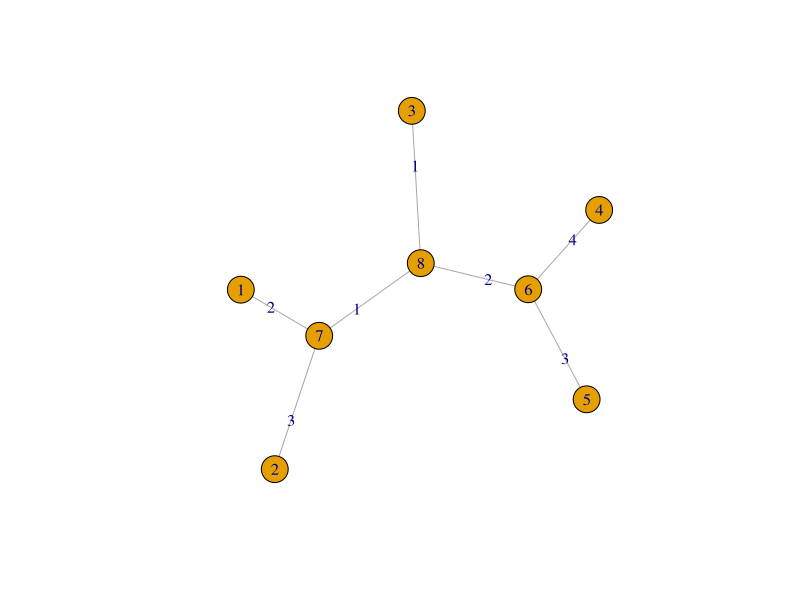

The R script that drew this image:
# Input: Distance matrix.
# Output: graph representing the NJ-tree.
# We alternate between the distance matrix and matrixM.
# Distance matrix is updated with each node added and matrixM is used to find
# the nearest nodes each time.
# The terminology used here is a correspondence to the lecture
# Bioinf2-Lect09-Phylogeny, e.g. m_ij, matrixM, nearest nodes etc.

if(!require(igraph)) {
  install.packages("igraph")
  library(igraph)
}

# This is a helper method to find mij distances. Used in matrixM.
mij <- function(mat, x, y) {
  if(x == y) return(0)
  mij <- (nrow(mat) - 2)*mat[x,y] - sum(mat[x,]) - sum(mat[,y])
  return(mij)
}

# computes the matrix M. Slide 54.
matrixM <- function(mat) {
     new <- matrix(0, nrow(mat), ncol(mat))
     for(i in seq(nrow(mat))) {
         for(j in seq(ncol(mat))) {
             new[i,j] = mij(mat, i, j)
         }
     }
     return(new)
}

# find the nearest nodes in a matrixM.
findNearestNodes <- function(mat) {
  index <- which.min(m) - 1
  indX <- index %/% nrow(mat) + 1
  indY <- index %% nrow(mat) + 1
  return(c(indX, indY))
}

# Find distance of two nearest nodes to the new node to be added
# Slide 55
branchToNew <- function(mat, nrst1, nrst2) {
  if(ncol(mat) == 2) return(mat[nrst1,nrst2])
  oneToNew = mat[nrst1, nrst2]*0.5 +
    0.5/(ncol(mat)-2)*(sum(mat[nrst1,]) - sum(mat[nrst2, ]))
  twoToNew = mat[nrst1, nrst2] - oneToNew
  return(c(oneToNew, twoToNew))
}

# Update distance matrix based on new node added. The parameter "nodes"
# denote the nodes combined to find new node u, so they are the children
# and correspond to nrst1 and nrst2 in the previous function.
# THIS USES THE DISTANCE MATRIX.
# Slide 56
updateDistances <- function(mat, nodes) {
  # Remove the nodes that are now the children of new node:
  new <- mat[-nodes,-nodes]
  newVec <- c()
  ind = 1
  
  # We take out the nodes that are combined and
  # calculate the distances to the added new node u. Formula on Slide 56.
  for(i in setdiff(seq(ncol(mat)), nodes))
  {
    newVec[ind] = 0.5*(mat[nodes[1],i] + mat[nodes[2],i] - mat[nodes[1],nodes[2]])
    ind <- ind+1
  }
  
  # We add the distances calculated as new row and column.
  new <- cbind(new, newVec)
  newVec[ind] = 0
  new <- rbind(new, newVec)
  dimnames(new) <- NULL
  return(new)
}



# These are example matrices: "matex" from slides, "matBlatt" from exercise.
matex <- matrix(c(0,5,4,9,8,5,0,5,10,9,4,5,0,7,6,9,10,7,0,7,8,9,6,7,0), 5, 5)
matBlatt <- matrix(c(0,3,5,9, 3,0,6,3, 5,6,0,4, 9,3,4,0), 4,4, byrow = T)

dist = matex
g = make_empty_graph(n = ncol(dist))

n = ncol(dist)
usedNodes = c() # This is to take note of merged nodes so that they are not
# accidentally reused. For example, if we have 5 nodes and if we first merge
# nodes 1 and 2 as children to u, and the nodes to be merged at the next step
# is again 1 and 2, they should be converted to 3 and 4.

while(ncol(dist) - 2 >= 0) {
  #print(dist)
  m = matrixM(dist)
  #print(m)
  nodes = findNearestNodes(m)
  usables = nodes
  
  # If the found nearest nodes have been used, choose the next unused node.
  if(nodes[1] %in% usedNodes) {
    usables[1] = setdiff(V(g), usedNodes)[1]
  }
  usedNodes = c(usedNodes, usables[1])
  if(nodes[2] %in% usedNodes) {
    usables[2] = setdiff(V(g), usedNodes)[1]
  }
  
  # Save the used nodes.
  usedNodes = c(usedNodes, usables)
  #print(usables)
  
  # Calculate branch lengths of found nodes to new node.
  lens = branchToNew(dist, nodes[1], nodes[2])
  #print(lens)
  if(ncol(dist) == 2) break # At the last step, we do not add another vertex...
  g <- add_vertices(g, 1)
  g <- add_edges(g, c(usables[1], length(g)), label = lens[1])
  g <- add_edges(g, c(usables[2], length(g)), label = lens[2])
  dist = updateDistances(dist, nodes)
}
# ... and finish by adding the last edge.
g <- add_edges(g, c(usables[1], usables[2]), label=lens[1])

g <- as.undirected(g, mode = "each")
plot(g)
